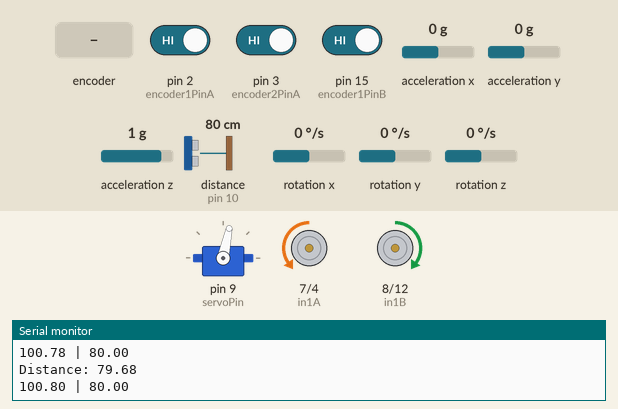
Bench run of a sketch on a simulated Arduino Uno, built with avr-gcc and run on an emulated ATmega328P. Shown: servo, motor-driver pin pairs drawn as motors (green arrow = first pin HIGH = forward, orange = second pin HIGH = backward, longer = more drive, scaled by the enable pin), the last lines printed to the serial monitor. Wiring (inferred from the names in the program): ultrasonic range finder: trigger pin 11; echo pin 10. The inputs (shaded band) are chosen by the test bench; at power-on: rotation z 0 °/s, distance to the obstacle (sensor on pin 10) 80 cm, pin 2 (encoder1PinA) HIGH, pin 3 (encoder2PinA) HIGH, pin 15 (encoder1PinB) HIGH, acceleration x 0 g, acceleration y 0 g, acceleration z 1 g, rotation x 0 °/s, rotation y 0 °/s. The echo pulse lasts 58.3 µs per cm.

Above: at 12.0 s.
12.1 s: rotation z set to -28 °/s
15.1 s: rotation z set to -33 °/s
At 16.4 s:
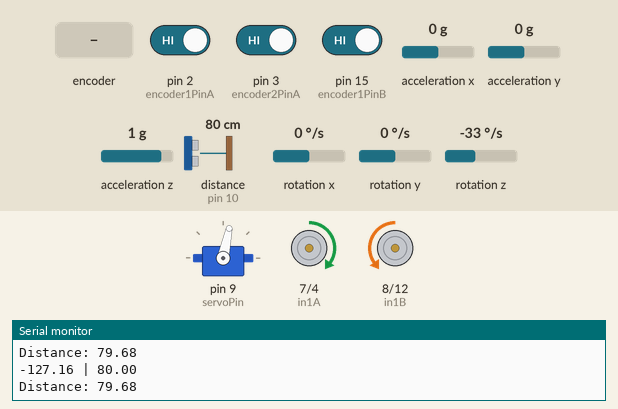
16.7 s: rotation z set to -192 °/s
At 18.1 s:
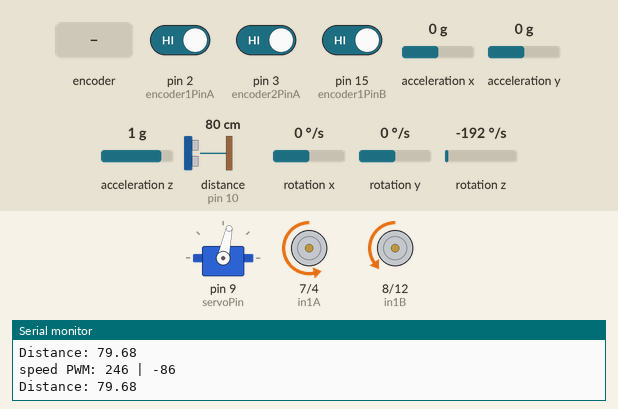
19.7 s: distance to the obstacle (sensor on pin 10) set to 299 cm
At 20.43 s:
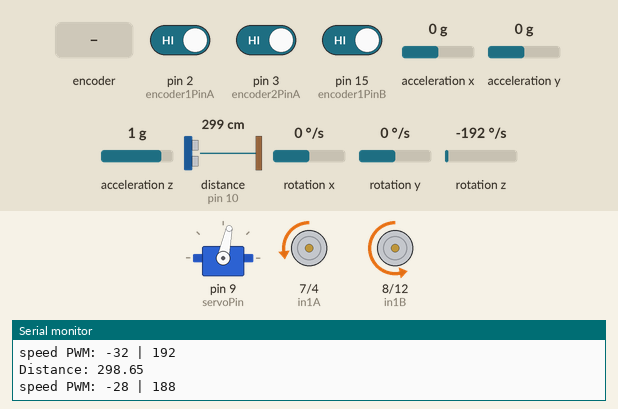
22.7 s: distance to the obstacle (sensor on pin 10) set to 60 cm
25.7 s: rotary encoder on pin 2 (encoder1PinA) / pin 15 (encoder1PinB) turned 3 steps (first pin leading)
Timing chart, 0 to 29.7 s (numbered marks = the images above; inputs shaded):
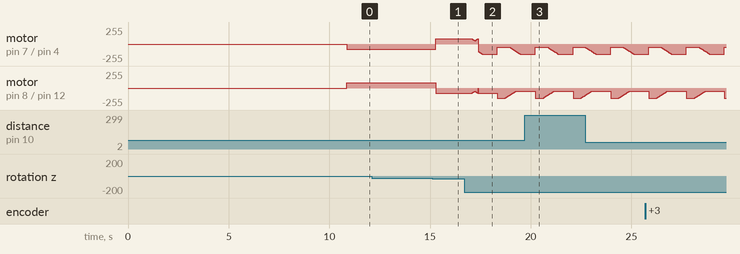

The sketch:

PAMI_superstar_V2_waypoint.ino
```cpp
//Code for the superstar PAMI, trying to implement waypoint path following without obstable avoidance for now

#include "I2Cdev.h"
#include "MPU6050_6Axis_MotionApps20.h"
#include <Servo.h>


//Servo settings
// Declare the Servo pin
const int servoPin = 9;
// Create a servo object
Servo myServo;

// int servoState = 0;

//Ultrasound sensor settings
const int trigPin = 11;
const int echoPin = 10;
float duration, distance;
bool obstacle = false;

MPU6050 mpu;

/*---MPU6050 Control/Status Variables---*/
bool DMPReady = false;  // Set true if DMP init was successful
uint8_t MPUIntStatus;   // Holds actual interrupt status byte from MPU
uint8_t devStatus;      // Return status after each device operation (0 = success, !0 = error)
uint16_t packetSize;    // Expected DMP packet size (default is 42 bytes)
uint8_t FIFOBuffer[64]; // FIFO storage buffer

/*---Orientation/Motion Variables---*/
Quaternion q;           // [w, x, y, z]         Quaternion container
VectorInt16 aa;         // [x, y, z]            Accel sensor measurements
VectorInt16 gy;         // [x, y, z]            Gyro sensor measurements
VectorInt16 aaReal;     // [x, y, z]            Gravity-free accel sensor measurements
VectorInt16 aaWorld;    // [x, y, z]            World-frame accel sensor measurements
VectorFloat gravity;    // [x, y, z]            Gravity vector
float euler[3];         // [psi, theta, phi]    Euler angle container
float ypr[3];           // [yaw, pitch, roll]   Yaw/Pitch/Roll container and gravity vector

float currentYaw = 0;
float targetYaw = 0;

// PID Constants
float Kp = 1.0, Ki = 0.01, Kd = 0.1;
float errorSum = 0, lastError = 0;
unsigned long lastTime = 0;

/* ROBOT STURCTURE
front is rolling ball

LEFT motor
encoder1
motorA

RIGHT motor
encoder2
motorB
*/
// Encoder 1
const int encoder1PinA = 2;//3;//2; // Interrupt pin
const int encoder1PinB = 15;//14;//15; // Regular digital pin

// Encoder 2
const int encoder2PinA = 3; // Interrupt pin
const int encoder2PinB = 14; // Regular digital pin


// Variable to keep track of the encoder position
volatile long encoder1Position = 0;
volatile long encoder2Position = 0;

// Motor A
int pwmA = 5;//5;
int in1A = 7;//2; //used to be 3 but changed to save pwm output
int in2A = 4;//4;
// Motor B
int pwmB = 6;//6;
int in1B = 8;//7;
int in2B = 12;//8;

// volatile float encoder1Dist = 0;
// volatile float encoder2Dist = 0;

struct Waypoint {
  float x;
  float y;
};

Waypoint waypoints[] = {
  {0.0, 0.2},
  {0.2, 0.2},
  {0.2, 0.0},
  {0.0, 0.0}
};

int currentWaypointIndex = 0;
float currentX = 0;
float currentY = 0;

void setup() {
  pinMode(trigPin, OUTPUT);
  pinMode(echoPin, INPUT);
  // put your setup code here, to run once:
  // Set the encoder pins as inputs
  pinMode(encoder1PinA, INPUT_PULLUP);
  pinMode(encoder1PinB, INPUT);
  pinMode(encoder2PinA, INPUT_PULLUP);
  pinMode(encoder2PinB, INPUT);

    // Set all the motor control pins to outputs
  pinMode(pwmA, OUTPUT);
  pinMode(pwmB, OUTPUT);
  pinMode(in1A, OUTPUT);
  pinMode(in2A, OUTPUT);
  pinMode(in1B, OUTPUT);
  pinMode(in2B, OUTPUT);

  // Attach an interrupt to encoderPinA
  attachInterrupt(digitalPinToInterrupt(encoder1PinA), handleEncoder1, CHANGE);
  attachInterrupt(digitalPinToInterrupt(encoder2PinA), handleEncoder2, CHANGE);

  // Initialize serial communication for debugging
  Serial.begin(115200);

 #if I2CDEV_IMPLEMENTATION == I2CDEV_ARDUINO_WIRE
    Wire.begin();
    Wire.setClock(400000); // 400kHz I2C clock. Comment on this line if having compilation difficulties
  #elif I2CDEV_IMPLEMENTATION == I2CDEV_BUILTIN_FASTWIRE
    Fastwire::setup(400, true);
  #endif

  /*Initialize device*/
  //Serial.println(F("Initializing I2C devices..."));
  mpu.initialize();

  /*Verify connection*/
  //Serial.println(F("Testing MPU6050 connection..."));
  if(mpu.testConnection() == false){
    //Serial.println("MPU6050 connection failed");
    while(true);
  }
  else {
    //Serial.println("MPU6050 connection successful");
  }

  /* Initializate and configure the DMP*/
  //Serial.println(F("Initializing DMP..."));
  devStatus = mpu.dmpInitialize();

  /* Making sure it worked (returns 0 if so) */
  if (devStatus == 0) {
    mpu.CalibrateAccel(10);  // Calibration Time: generate offsets and calibrate our MPU6050
    mpu.CalibrateGyro(10);
    //Serial.println("These are the Active offsets: ");
    //mpu.PrintActiveOffsets();
    //Serial.println(F("Enabling DMP..."));   //Turning ON DMP
    mpu.setDMPEnabled(true);

    /*Enable Arduino interrupt detection*/
    // Serial.print(F("Enabling interrupt detection (Arduino external interrupt "));
    // Serial.print(digitalPinToInterrupt(INTERRUPT_PIN));
    // Serial.println(F(")..."));
    // attachInterrupt(digitalPinToInterrupt(INTERRUPT_PIN), DMPDataReady, RISING);
    // MPUIntStatus = mpu.getIntStatus();

    /* Set the DMP Ready flag so the main loop() function knows it is okay to use it */
    //Serial.println(F("DMP ready! Waiting for first interrupt..."));
    DMPReady = true;
    //packetSize = mpu.dmpGetFIFOPacketSize(); //Get expected DMP packet size for later comparison
  }
  else {
    //Serial.print(F("DMP Initialization failed (code ")); //Print the error code
    //Serial.print(devStatus);
    //Serial.println(F(")"));
    // 1 = initial memory load failed
    // 2 = DMP configuration updates failed
  }

  discardInitialReadings(500);  // Discard the first 10 readings

  // put your setup code here, to run once:
  myServo.attach(servoPin);

  myServo.write(78);
  delay(1000);


  // moveStraight(1.27876, 80);
  // // turnToAngle(90.0, 100);
  // turnByAngle(-90.0, 100);
  // moveStraight(0.15,80);

}

void loop() {
  //  put your main code here, to run repeatedly:
  //checking if all the waypoints have been done
  //sizeof(waypoints) is going to be 32 because it has 32 bytes because
  //each float is 4 bytes and there are 8 floats in the array 4 Xs and 4 Ys
  //sizeof(waypoints[0]) is 8 because it's the size of the first element in the array {1.0, 1.0}
  //so the result is 4, so it ensures that the currentWaypointIndex is less than 4 (in the original example)
  //basically checks if the currentWaypointIndex is less than the number of waypoints


  if (currentWaypointIndex < sizeof(waypoints) / sizeof(waypoints[0])) {
    Waypoint target = waypoints[currentWaypointIndex];
    moveToWaypoint(target, 80);
    currentWaypointIndex++;
  } else {
    stopMotors();
  }

  delay(100);


  // myServo.write(100);
  // delay(500);
  // myServo.write(60);
  // delay(500);
}

void moveToWaypoint(Waypoint target, int baseSpeed) {
  float distance = calculateDistance(currentX, currentY, target.x, target.y);
  float heading = calculateHeading(currentX, currentY, target.x, target.y);

  turnByAngle(heading, baseSpeed);
  moveStraight(distance, baseSpeed);

  currentX = target.x;
  currentY = target.y;
}

float calculateDistance(float x1, float y1, float x2, float y2) {
  return sqrt(sq(x2 - x1) + sq(y1 - y2));
}

float calculateHeading(float x1, float y1, float x2, float y2) {
  return atan2(y2 - y1, x2 - x1) * 180 / PI;
}

void distanceCheck() {
  digitalWrite(trigPin, LOW);
  delayMicroseconds(2);
  digitalWrite(trigPin, HIGH);
  delayMicroseconds(10);
  digitalWrite(trigPin, LOW);

  duration = pulseIn(echoPin, HIGH); //code blocks here until gets response (or times out, max 1 second)
                                     //can set different timout like this: duration = pulseIn(echoPin, HIGH, 30000);  // Timeout in 30ms
  distance = (duration*.0343)/2;
  Serial.print("Distance: ");
  Serial.println(distance);
  //delay(100);
  if (distance < 10) {
    obstacle = true;
  } else {
    obstacle = false;
  }

}


void moveStraight(float distance, int baseSpeed) {
  encoder1Position = 0;
  encoder2Position = 0;
  targetYaw = currentYaw; // Set target heading

  while (true) {
    distanceCheck();

    while (obstacle == true) {//later can include the distanceCheck in the while loop and the function should return true or false it's better
      stopMotors();
      distanceCheck();
    }

    readIMU();


    // Correct heading using PID
    float yawError = normalizeAngle(targetYaw - currentYaw);
    float correction = PIDControl(yawError);

    // Adjust motor speeds
    int leftSpeed = baseSpeed + correction;
    int rightSpeed = baseSpeed - correction;

    Serial.print("speed PWM: ");
    Serial.print(leftSpeed);
    Serial.print(" | ");
    Serial.println(rightSpeed);

    //WARNING: when changing forward and backward you also have to inverse the signs
    //in the encoder reading ISR and also inverse the sign of the correction on baseSpeed
    digitalWrite(in1A, LOW);
    digitalWrite(in2A, HIGH);
    analogWrite(pwmA, constrain(leftSpeed, 50, 150));

    // Set Motor B forward
    digitalWrite(in1B, LOW);
    digitalWrite(in2B, HIGH);
    analogWrite(pwmB, constrain(rightSpeed, 50, 150));

    // Serial.print("traveled dist: ");
    // Serial.println(traveledDistance);
    float traveledDistance = (encoder1Position + encoder2Position) / (2.0 * 6777.0);

    if (traveledDistance >= distance) {
      stopMotors();
      break;
    }
  }
}


void turnToAngle(float angle, int speed) {
  readIMU();
  targetYaw = currentYaw + angle;

  while (true) {

    readIMU();
    float yawError = targetYaw - currentYaw;
    float correction = PIDControl(yawError);

    Serial.println(correction);

    // Rotate motors in opposite directions
    analogWrite(pwmA, constrain(speed + correction, 0, 255));
    digitalWrite(in1A, HIGH);
    digitalWrite(in2A, LOW);

    analogWrite(pwmB, constrain(speed - correction, 0, 255));
    digitalWrite(in1B, LOW);
    digitalWrite(in2B, HIGH);

    if (abs(yawError) < 1.0) { // Stop when error is small
      stopMotors();
      break;
    }
  }
}

void turnByAngle(float angle, int speed) {

  readIMU();
  //float angledifforg = normalize(currentYaw + angle);
  float angleReal = normalizeAngle(currentYaw + angle);


  while (true) {
    distanceCheck();
    while (obstacle == true) {
      stopMotors();
      distanceCheck();
    }

    readIMU();
    targetYaw = normalizeAngle(angleReal - currentYaw); //not really target yaw but angle difference shortest way +ive for clockwise
    float yawError = targetYaw;
    float correction = PIDControl(yawError);
    Serial.print(correction);
    float adjustedSpeed = constrain(50 + abs(correction), 50, speed);
    Serial.print(" | ");
    Serial.println(adjustedSpeed);

    //rotate clockwise
    if (yawError < 0) {
      digitalWrite(in1A, HIGH);
      digitalWrite(in2A, LOW);
      analogWrite(pwmA, adjustedSpeed);
      // Set Motor B forward
      digitalWrite(in1B, LOW);
      digitalWrite(in2B, HIGH);
      analogWrite(pwmB, adjustedSpeed);

    } else { //rotate anticlock
      digitalWrite(in1A, LOW);
      digitalWrite(in2A, HIGH);
      analogWrite(pwmA, adjustedSpeed);
      // Set Motor B forward
      digitalWrite(in1B, HIGH);
      digitalWrite(in2B, LOW);
      analogWrite(pwmB, adjustedSpeed);
    }

    if (abs(yawError) < 1.0) { // Stop when error is small
      stopMotors();
      break;
    }

  }

}

void stopMotors() {
  analogWrite(pwmA, 0);
  digitalWrite(in1A, LOW);
  digitalWrite(in2A, LOW);

  analogWrite(pwmB, 0);
  digitalWrite(in1B, LOW);
  digitalWrite(in2B, LOW);
}


float PIDControl(float error) {
  unsigned long now = millis();
  float deltaTime = (now - lastTime) / 1000.0; // Convert to seconds

  // PID calculations
  errorSum += error * deltaTime;
  float errorRate = (error - lastError) / deltaTime;

  // PID output
  float output = (Kp * error) + (Ki * errorSum) + (Kd * errorRate);

  // Save last values
  lastError = error;
  lastTime = now;

  return output;
}

void readIMU() {
  // if (!DMPReady) return; // Stop the program if DMP programming fails.

  // /* Read a packet from FIFO */
  // if (mpu.dmpGetCurrentFIFOPacket(FIFOBuffer)) { // Get the Latest packet
  //   /* Display Euler angles in degrees */
  //   mpu.dmpGetQuaternion(&q, FIFOBuffer);
  //   mpu.dmpGetGravity(&gravity, &q);
  //   mpu.dmpGetYawPitchRoll(ypr, &q, &gravity);
  //   // Serial.print("ypr\t");
  //   // Serial.print(ypr[0] * 180/M_PI);
  //   // Serial.print("\t");
  //   // Serial.print(ypr[1] * 180/M_PI);
  //   // Serial.print("\t");
  //   // Serial.println(ypr[2] * 180/M_PI);

  //   /* Blink LED to indicate activity */
  //   // blinkState = !blinkState;
  //   // digitalWrite(LED_BUILTIN, blinkState);
  //   currentYaw = ypr[0] * 180 / M_PI;
  // }

  if (mpu.getFIFOCount() >= packetSize) {  // Ensure FIFO has enough data
      if (mpu.dmpGetCurrentFIFOPacket(FIFOBuffer)) {
          mpu.dmpGetQuaternion(&q, FIFOBuffer);
          mpu.dmpGetGravity(&gravity, &q);
          mpu.dmpGetYawPitchRoll(ypr, &q, &gravity);
          currentYaw = (ypr[0] * 180 / M_PI)*-1;
      }
  }

}

float normalizeAngle(float angle) {
  while (angle > 180) angle -= 360;
  while (angle < -180) angle += 360;
  return angle;
}

void discardInitialReadings(int numReadings) {
    for (int i = 0; i < numReadings; i++) {
        if (mpu.dmpGetCurrentFIFOPacket(FIFOBuffer)) {
            mpu.dmpGetQuaternion(&q, FIFOBuffer);
            mpu.dmpGetGravity(&gravity, &q);
            mpu.dmpGetYawPitchRoll(ypr, &q, &gravity);
        }
        delay(10);  // Small delay to let the sensor stabilize
    }
}

// Interrupt service routine to handle the encoder pulses
void handleEncoder1() {

  if (digitalRead(encoder1PinA) == HIGH) {
    if (digitalRead(encoder1PinB) == LOW) {
      encoder1Position++;
    } else {
      encoder1Position--;
    }

  } else {
    if (digitalRead(encoder1PinB) == HIGH) {
      encoder1Position++;
    } else {
      encoder1Position--;
    }
  }
}

// Interrupt service routine to handle the encoder pulses
void handleEncoder2() {

  if (digitalRead(encoder2PinA) == HIGH) {
    if (digitalRead(encoder2PinB) == LOW) {
      encoder2Position--;
    } else {
      encoder2Position++;
    }

  } else {
    if (digitalRead(encoder2PinB) == HIGH) {
      encoder2Position--;
    } else {
      encoder2Position++;
    }
  }
}

// void forward() {
//   // Set Motor A backward
//   digitalWrite(in1A, LOW);
//   digitalWrite(in2A, HIGH);
//   analogWrite(pwmA, MotorSpeed1);

//   // Set Motor B forward
//   digitalWrite(in1B, LOW);
//   digitalWrite(in2B, HIGH);
//   analogWrite(pwmB, MotorSpeed2);
// }

void stopMotor1() {
  digitalWrite(in1A, LOW);
  digitalWrite(in2A, LOW);
  analogWrite(pwmA, 0);
}

void stopMotor2() {
  digitalWrite(in1B, LOW);
  digitalWrite(in2B, LOW);
  analogWrite(pwmB, 0);
}
```

Measured:
- the behaviour switches between -30 and -31 °/s on rotation z (found by bisection; images 0 and 1)
- by itself, motor on pin 7 (in1A) / pin 4 (in2A): ramps from backward 50/255 to backward 150/255 and jumps back, once every 1.9 s
